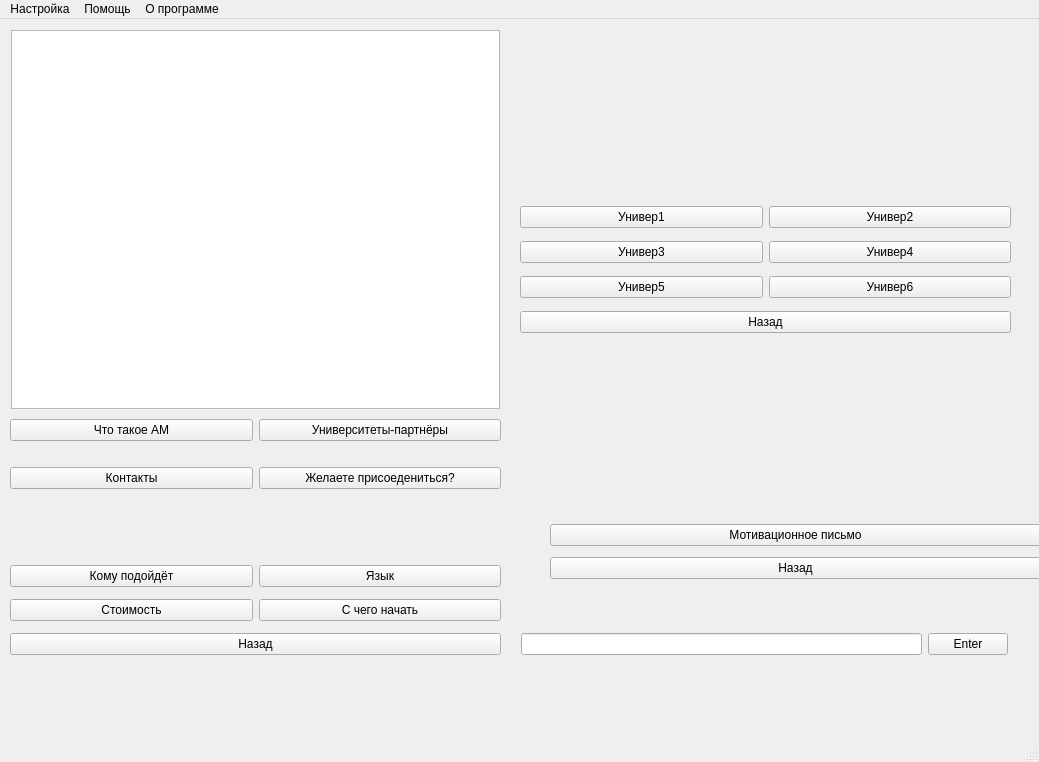
<?xml version="1.0" encoding="UTF-8"?>
<ui version="4.0">
 <class>MainWindow</class>
 <widget class="QMainWindow" name="MainWindow">
  <property name="geometry">
   <rect>
    <x>0</x>
    <y>0</y>
    <width>1039</width>
    <height>762</height>
   </rect>
  </property>
  <property name="minimumSize">
   <size>
    <width>0</width>
    <height>0</height>
   </size>
  </property>
  <property name="maximumSize">
   <size>
    <width>16777215</width>
    <height>16777215</height>
   </size>
  </property>
  <property name="windowTitle">
   <string>Чат-бот</string>
  </property>
  <property name="windowIcon">
   <iconset resource="res.qrc">
    <normaloff>:/new/images/33.png</normaloff>:/new/images/33.png</iconset>
  </property>
  <widget class="QWidget" name="centralwidget">
   <widget class="QWidget" name="layout_chat_2" native="true">
    <property name="geometry">
     <rect>
      <x>10</x>
      <y>10</y>
      <width>491</width>
      <height>381</height>
     </rect>
    </property>
    <property name="minimumSize">
     <size>
      <width>0</width>
      <height>0</height>
     </size>
    </property>
    <property name="maximumSize">
     <size>
      <width>16777215</width>
      <height>16777215</height>
     </size>
    </property>
    <property name="acceptDrops">
     <bool>false</bool>
    </property>
    <layout class="QVBoxLayout" name="layout_chat">
     <property name="spacing">
      <number>1</number>
     </property>
     <property name="leftMargin">
      <number>1</number>
     </property>
     <property name="topMargin">
      <number>1</number>
     </property>
     <property name="rightMargin">
      <number>1</number>
     </property>
     <property name="bottomMargin">
      <number>1</number>
     </property>
     <item>
      <widget class="QTextBrowser" name="textBrowser"/>
     </item>
    </layout>
   </widget>
   <widget class="QWidget" name="layout_details" native="true">
    <property name="enabled">
     <bool>true</bool>
    </property>
    <property name="geometry">
     <rect>
      <x>10</x>
      <y>540</y>
      <width>491</width>
      <height>104</height>
     </rect>
    </property>
    <layout class="QVBoxLayout" name="verticalLayout_3">
     <item>
      <layout class="QHBoxLayout" name="horizontalLayout_5">
       <item>
        <widget class="QPushButton" name="btn1_1">
         <property name="text">
          <string>Кому подойдёт</string>
         </property>
        </widget>
       </item>
       <item>
        <widget class="QPushButton" name="btn1_2">
         <property name="text">
          <string>Язык</string>
         </property>
        </widget>
       </item>
      </layout>
     </item>
     <item>
      <layout class="QHBoxLayout" name="horizontalLayout_6">
       <item>
        <widget class="QPushButton" name="btn1_3">
         <property name="text">
          <string>Стоимость</string>
         </property>
        </widget>
       </item>
       <item>
        <widget class="QPushButton" name="btn1_4">
         <property name="text">
          <string>С чего начать</string>
         </property>
        </widget>
       </item>
      </layout>
     </item>
     <item>
      <widget class="QPushButton" name="btn1_back">
       <property name="text">
        <string>Назад</string>
       </property>
      </widget>
     </item>
    </layout>
   </widget>
   <widget class="QWidget" name="layout_letter" native="true">
    <property name="geometry">
     <rect>
      <x>550</x>
      <y>500</y>
      <width>491</width>
      <height>65</height>
     </rect>
    </property>
    <layout class="QVBoxLayout" name="verticalLayout_4">
     <item>
      <widget class="QPushButton" name="btn1_4_1">
       <property name="text">
        <string>Мотивационное письмо</string>
       </property>
      </widget>
     </item>
     <item>
      <widget class="QPushButton" name="btn1_4_back">
       <property name="text">
        <string>Назад</string>
       </property>
      </widget>
     </item>
    </layout>
   </widget>
   <widget class="QWidget" name="layout_patners" native="true">
    <property name="geometry">
     <rect>
      <x>520</x>
      <y>180</y>
      <width>491</width>
      <height>141</height>
     </rect>
    </property>
    <layout class="QVBoxLayout" name="verticalLayout_5">
     <item>
      <layout class="QHBoxLayout" name="horizontalLayout_8">
       <item>
        <widget class="QPushButton" name="btn2_1">
         <property name="text">
          <string>Универ1</string>
         </property>
        </widget>
       </item>
       <item>
        <widget class="QPushButton" name="btn2_2">
         <property name="text">
          <string>Универ2</string>
         </property>
        </widget>
       </item>
      </layout>
     </item>
     <item>
      <layout class="QHBoxLayout" name="horizontalLayout_9">
       <item>
        <widget class="QPushButton" name="btn2_3">
         <property name="text">
          <string>Универ3</string>
         </property>
        </widget>
       </item>
       <item>
        <widget class="QPushButton" name="btn2_4">
         <property name="text">
          <string>Универ4</string>
         </property>
        </widget>
       </item>
      </layout>
     </item>
     <item>
      <layout class="QHBoxLayout" name="horizontalLayout_7">
       <item>
        <widget class="QPushButton" name="btn2_5">
         <property name="text">
          <string>Универ5</string>
         </property>
        </widget>
       </item>
       <item>
        <widget class="QPushButton" name="btn2_6">
         <property name="text">
          <string>Универ6</string>
         </property>
        </widget>
       </item>
      </layout>
     </item>
     <item>
      <widget class="QPushButton" name="btn2_back">
       <property name="text">
        <string>Назад</string>
       </property>
      </widget>
     </item>
    </layout>
   </widget>
   <widget class="QWidget" name="layout_main" native="true">
    <property name="geometry">
     <rect>
      <x>10</x>
      <y>380</y>
      <width>491</width>
      <height>111</height>
     </rect>
    </property>
    <layout class="QVBoxLayout" name="verticalLayout">
     <item>
      <layout class="QHBoxLayout" name="horizontalLayout_16">
       <item>
        <widget class="QPushButton" name="btn1">
         <property name="text">
          <string>Что такое АМ</string>
         </property>
        </widget>
       </item>
       <item>
        <widget class="QPushButton" name="btn2">
         <property name="text">
          <string>Университеты-партнёры</string>
         </property>
        </widget>
       </item>
      </layout>
     </item>
     <item>
      <layout class="QHBoxLayout" name="horizontalLayout_17">
       <item>
        <widget class="QPushButton" name="btn4">
         <property name="text">
          <string>Контакты</string>
         </property>
        </widget>
       </item>
       <item>
        <widget class="QPushButton" name="btn3">
         <property name="text">
          <string>Желаете присоедениться?</string>
         </property>
        </widget>
       </item>
      </layout>
     </item>
    </layout>
   </widget>
   <widget class="QWidget" name="layout_enter" native="true">
    <property name="enabled">
     <bool>true</bool>
    </property>
    <property name="geometry">
     <rect>
      <x>520</x>
      <y>600</y>
      <width>489</width>
      <height>50</height>
     </rect>
    </property>
    <property name="sizePolicy">
     <sizepolicy hsizetype="Preferred" vsizetype="Preferred">
      <horstretch>0</horstretch>
      <verstretch>0</verstretch>
     </sizepolicy>
    </property>
    <property name="layoutDirection">
     <enum>Qt::LeftToRight</enum>
    </property>
    <layout class="QHBoxLayout" name="horizontalLayout_15">
     <property name="leftMargin">
      <number>1</number>
     </property>
     <property name="rightMargin">
      <number>1</number>
     </property>
     <item>
      <widget class="QLineEdit" name="lineEdit">
       <property name="sizePolicy">
        <sizepolicy hsizetype="MinimumExpanding" vsizetype="Fixed">
         <horstretch>0</horstretch>
         <verstretch>0</verstretch>
        </sizepolicy>
       </property>
      </widget>
     </item>
     <item>
      <widget class="QPushButton" name="pushButton">
       <property name="text">
        <string>Enter</string>
       </property>
      </widget>
     </item>
    </layout>
   </widget>
  </widget>
  <widget class="QMenuBar" name="menubar">
   <property name="geometry">
    <rect>
     <x>0</x>
     <y>0</y>
     <width>1039</width>
     <height>21</height>
    </rect>
   </property>
   <widget class="QMenu" name="menu">
    <property name="title">
     <string>Настройка</string>
    </property>
    <addaction name="action_4"/>
   </widget>
   <widget class="QMenu" name="menu_2">
    <property name="title">
     <string>Помощь</string>
    </property>
    <addaction name="action"/>
    <addaction name="action_2"/>
    <addaction name="action_5"/>
   </widget>
   <widget class="QMenu" name="menu_3">
    <property name="tearOffEnabled">
     <bool>false</bool>
    </property>
    <property name="title">
     <string>О программе</string>
    </property>
    <addaction name="action_3"/>
   </widget>
   <addaction name="menu"/>
   <addaction name="menu_2"/>
   <addaction name="menu_3"/>
  </widget>
  <widget class="QStatusBar" name="statusbar"/>
  <action name="action">
   <property name="text">
    <string>Как пользоваться...</string>
   </property>
  </action>
  <action name="action_2">
   <property name="text">
    <string>Оценить приложение</string>
   </property>
  </action>
  <action name="action_3">
   <property name="text">
    <string>Детальнее</string>
   </property>
  </action>
  <action name="action_4">
   <property name="text">
    <string>Настройка</string>
   </property>
  </action>
  <action name="action_5">
   <property name="text">
    <string>Нашли баг?</string>
   </property>
  </action>
 </widget>
 <resources>
  <include location="res.qrc"/>
 </resources>
 <connections/>
</ui>
